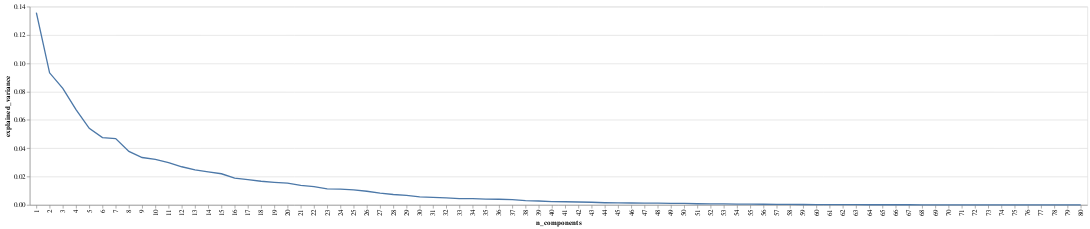

The notebook cell this image was saved under:
### Code cell
draw_components_variance_chart(pca)

### Figure 1 — Vega-Lite specification as saved in the notebook (floating-point values rounded to 4 significant figures)
{"config": {"view": {"continuousWidth": 400, "continuousHeight": 300}}, "data": {"name": "data-899175508a9eeb2b1d5025722edbc407"}, "mark": "line", "encoding": {"x": {"field": "n_components", "type": "ordinal"}, "y": {"field": "explained_variance", "type": "quantitative"}}, "$schema": "https://vega.github.io/schema/vega-lite/v4.17.0.json", "datasets": {"data-899175508a9eeb2b1d5025722edbc407": [{"n_components": 1, "explained_variance": 0.1357}, {"n_components": 2, "explained_variance": 0.09325}, {"n_components": 3, "explained_variance": 0.08225}, {"n_components": 4, "explained_variance": 0.06728}, {"n_components": 5, "explained_variance": 0.05406}, {"n_components": 6, "explained_variance": 0.04749}, {"n_components": 7, "explained_variance": 0.04682}, {"n_components": 8, "explained_variance": 0.0378}, {"n_components": 9, "explained_variance": 0.03347}, {"n_components": 10, "explained_variance": 0.03212}, {"n_components": 11, "explained_variance": 0.02988}, {"n_components": 12, "explained_variance": 0.02693}, {"n_components": 13, "explained_variance": 0.02473}, {"n_components": 14, "explained_variance": 0.02336}, {"n_components": 15, "explained_variance": 0.02199}, {"n_components": 16, "explained_variance": 0.01895}, {"n_components": 17, "explained_variance": 0.01788}, {"n_components": 18, "explained_variance": 0.0167}, {"n_components": 19, "explained_variance": 0.01597}, {"n_components": 20, "explained_variance": 0.01538}, {"n_components": 21, "explained_variance": 0.01384}, {"n_components": 22, "explained_variance": 0.01287}, {"n_components": 23, "explained_variance": 0.01127}, {"n_components": 24, "explained_variance": 0.01109}, {"n_components": 25, "explained_variance": 0.01061}, {"n_components": 26, "explained_variance": 0.009632}, {"n_components": 27, "explained_variance": 0.008355}, {"n_components": 28, "explained_variance": 0.00736}, {"n_components": 29, "explained_variance": 0.006717}, {"n_components": 30, "explained_variance": 0.005632}, {"n_components": 31, "explained_variance": 0.005318}, {"n_components": 32, "explained_variance": 0.00498}, {"n_components": 33, "explained_variance": 0.004459}, {"n_components": 34, "explained_variance": 0.004378}, {"n_components": 35, "explained_variance": 0.004061}, {"n_components": 36, "explained_variance": 0.003981}, {"n_components": 37, "explained_variance": 0.003764}, {"n_components": 38, "explained_variance": 0.003039}, {"n_components": 39, "explained_variance": 0.002771}, {"n_components": 40, "explained_variance": 0.00236}, {"n_components": 41, "explained_variance": 0.002213}, {"n_components": 42, "explained_variance": 0.002045}, {"n_components": 43, "explained_variance": 0.001889}, {"n_components": 44, "explained_variance": 0.001549}, {"n_components": 45, "explained_variance": 0.001401}, {"n_components": 46, "explained_variance": 0.001351}, {"n_components": 47, "explained_variance": 0.001271}, {"n_components": 48, "explained_variance": 0.001226}, {"n_components": 49, "explained_variance": 0.001121}, {"n_components": 50, "explained_variance": 0.001031}, {"n_components": 51, "explained_variance": 0.0008434}, {"n_components": 52, "explained_variance": 0.0007539}, {"n_components": 53, "explained_variance": 0.0006861}, {"n_components": 54, "explained_variance": 0.0005433}, {"n_components": 55, "explained_variance": 0.0005355}, {"n_components": 56, "explained_variance": 0.000486}, {"n_components": 57, "explained_variance": 0.0003774}, {"n_components": 58, "explained_variance": 0.0003547}, {"n_components": 59, "explained_variance": 0.0002831}, {"n_components": 60, "explained_variance": 0.0002635}, {"n_components": 61, "explained_variance": 0.0001774}, {"n_components": 62, "explained_variance": 0.0001567}, {"n_components": 63, "explained_variance": 0.0001405}, {"n_components": 64, "explained_variance": 0.0001383}, {"n_components": 65, "explained_variance": 0.000114}, {"n_components": 66, "explained_variance": 0.0001026}, {"n_components": 67, "explained_variance": 9.45e-05}, {"n_components": 68, "explained_variance": 6.312e-05}, {"n_components": 69, "explained_variance": 5.425e-05}, {"n_components": 70, "explained_variance": 4.956e-05}, {"n_components": 71, "explained_variance": 2.915e-05}, {"n_components": 72, "explained_variance": 2.632e-05}, {"n_components": 73, "explained_variance": 2.514e-05}, {"n_components": 74, "explained_variance": 1.695e-05}, {"n_components": 75, "explained_variance": 9.269e-06}, {"n_components": 76, "explained_variance": 8.982e-06}, {"n_components": 77, "explained_variance": 6.777e-06}, {"n_components": 78, "explained_variance": 5.858e-06}, {"n_components": 79, "explained_variance": 1.834e-06}, {"n_components": 80, "explained_variance": 1.021e-07}]}}
